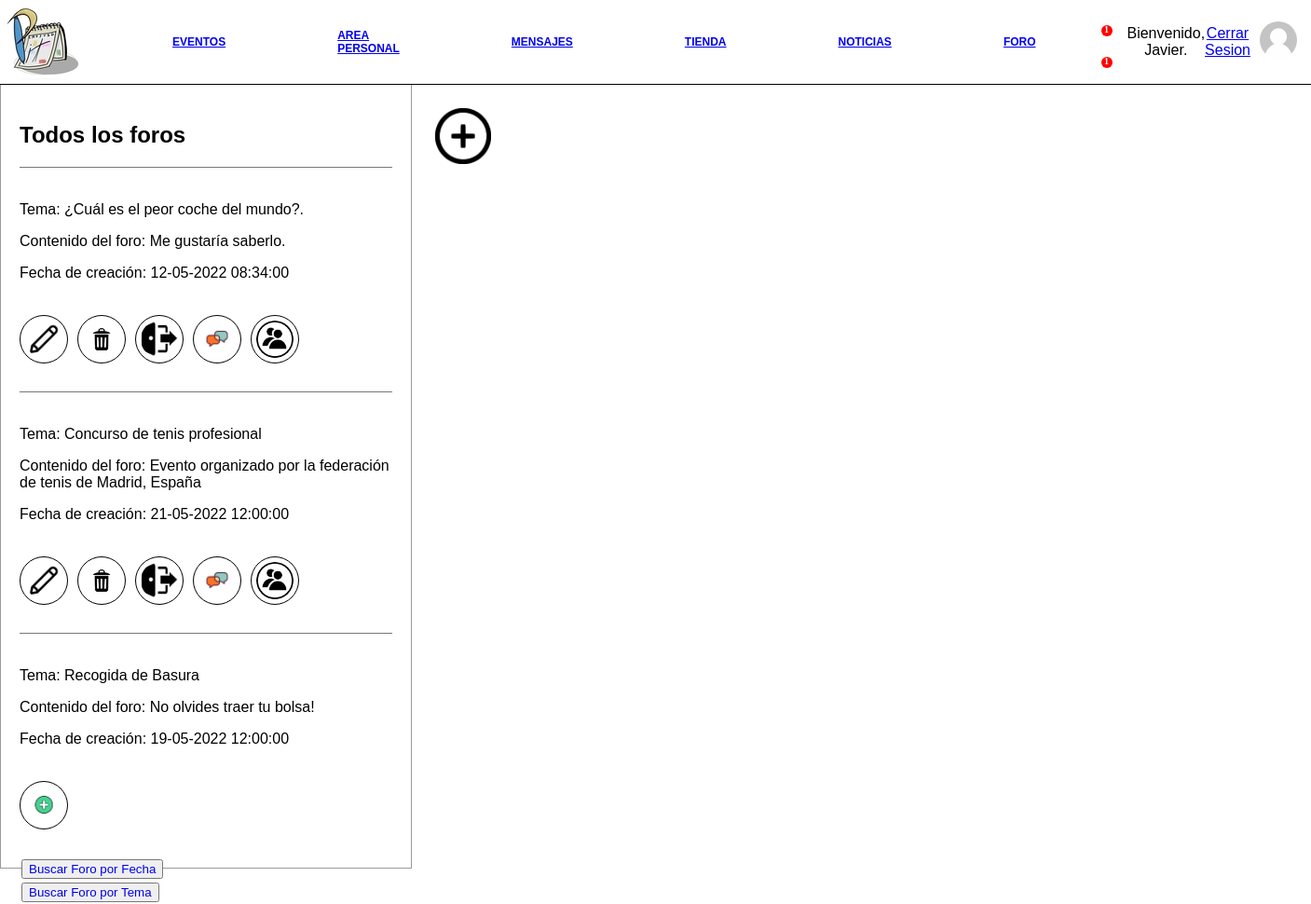
/foros/listarForos.php (signed in), run on the app's committed database.
### tables this page shows
CREATE TABLE `Foro`(
   `idForo` int(11) NOT NULL AUTO_INCREMENT,
   `idUsuario` int(11) NOT NULL,
   `fecha` DATETIME NOT NULL,
   `tema` varchar(100) NOT NULL,
   `contenido` varchar(1000) NOT NULL,
   FOREIGN KEY (`idUsuario`) REFERENCES Usuario(`id`) ON DELETE CASCADE,
   PRIMARY KEY (`idForo`)
);

### includes/clases/Foro/Foro.php (called while the page is built, shortened)
<?php
class Foro {
    private $idUsuario;
    private $fecha;
    private $tema;
    private $contenido;
    public function __construct($idUsuario, $fecha, $tema, $contenido, $idForo = null) {
        $this->fecha = $fecha;
        $this->tema = $tema;
        $this->contenido = $contenido;
        $this->idUsuario = $idUsuario;
    }
    public static function foroUsuario($idUsuario = null){
    $resultado = [];
    $conn = Aplicacion::getInstance()->getConexionBd();
    $sql = "SELECT * FROM Foro ";
    $rs = mysqli_query($conn, $sql) ;
    if ($rs) {
        while ($row = mysqli_fetch_assoc($rs)) {
            $resultado[] = new Foro($row['idUsuario'],$row['fecha'],$row['tema'],$row['contenido'],$row['idForo']);
        }
    }
    return $resultado;
}
    public function getNombre(){
        return $this->idUsuario;
    }
    public function getTema(){
        return $this->tema;
    }
    public function getContenido(){
        return $this->contenido;
    }
    public function getFecha(){
        $timestamp = strtotime($this->fecha);
        return date("d-m-Y h:i:s", $timestamp);
    }
}

### includes/clases/Notificacion/Notificacion.php (called while the page is built, shortened)
<?php
class Notificacion
{
    public static function numNotificaciones($idUsuario){
        $conn = Aplicacion::getInstance()->getConexionBd();
        $query = sprintf("SELECT * FROM Notificacion WHERE idRemitente='%d' AND leida = 0", $idUsuario);
        $rs = $conn->query($query);
        if($rs){
            $numrows = mysqli_num_rows($rs);
            return $numrows;
        }
        return false;
    }
}?>

### includes/clases/Pedido/Pedido.php (called while the page is built, shortened)
<?php
class Pedido
{
    private $idPedido;
    private function __construct ($idUsuario,$idPedido = null,$estado = "pendiente",$precio = null)
    {   $this->idPedido = $idPedido;
    }
    public static function numProductosCarrito($idUsuario){
        $conn = Aplicacion::getInstance()->getConexionBd();
        $query = sprintf("SELECT idPedido FROM Pedido WHERE idUsuario='%d' AND estado = 'pendiente'", $idUsuario);
        $rs = $conn->query($query);
        if($rs){
            $search = $rs->fetch_assoc();
            if($search){
            $result = self::numProductosPedido($search['idPedido']);
            return $result;
            }
        }
        return false;
    }
    private static function numProductosPedido($idPedido){
        $conn = Aplicacion::getInstance()->getConexionBd();
        $query = sprintf("SELECT * FROM ContenidoPedidos WHERE idPedido='%d'", $idPedido);
        $rs = $conn->query($query);
        if($rs){
            $numrows = mysqli_num_rows($rs);
            return $numrows;
        }
        return false;
    }
    public static function pedidoPendiente($idUsuario){
        $conn = Aplicacion::getInstance()->getConexionBd();
        $query = sprintf("SELECT * FROM Pedido WHERE (idUsuario ='%d') AND (estado = '%s')", $idUsuario, "pendiente");
        $result = mysqli_query($conn, $query);
        if (mysqli_num_rows($result) > 0) {
            $fila = mysqli_fetch_assoc($result);
            $pedido = new Pedido($fila['idUsuario'],$fila['idPedido'],$fila['estado'],$fila['precio']);
            return $pedido;
        }
        return false;
    }
    public function getId()
    {
         return $this->idPedido;
    }
}
?>

### includes/clases/Imagen.php (called while the page is built, shortened)
<?php
class Imagen
{
    public static function buscarImagen($idUsuario) {
        $conn = Aplicacion::getInstance()->getConexionBd();
        $query = "SELECT * FROM images WHERE idUsuario=".$idUsuario;
        $result = mysqli_query($conn, $query);
        $imageURL = '';
        if(mysqli_num_rows($result) > 0) {
            while($row = $result->fetch_assoc()){
                if($row["idEvento"] === NULL && $row["idProducto"] === NULL && $row["idNoticia"] === NULL){
                     $imageURL = 'uploads/'.$row["nombre"];
                }
            }
            return $imageURL;
        }
        else {
            return false;
        }
    }
}
?>

### includes/clases/Participantes.php (called while the page is built, shortened)
<?php
class Participantes
{
        public static function estaParticipandoEnForo($idForo,$idUsuario)
        {
            $conn = Aplicacion::getInstance()->getConexionBd();
            $query = sprintf("SELECT * FROM Participantes WHERE (idUsuario ='%d') AND (idForo='%d')", $idUsuario, $idForo);
            $result = mysqli_query($conn, $query);
            if (mysqli_num_rows($result) > 0) {
                return true;
            }
            return false;
        }
}
?>

### includes/clases/Usuario/Usuario.php (called while the page is built, shortened)
<?php
class Usuario
{
   public static function buscaPorId($idUsuario)
    {
        $conn = Aplicacion::getInstance()->getConexionBd();
        $query = sprintf("SELECT * FROM Usuario WHERE id=%d", $idUsuario);
        $result = mysqli_query($conn, $query);
        if(!$result){
            return false;
        }
        else if (mysqli_num_rows($result) > 0) {
            $fila = mysqli_fetch_assoc($result);
            $user = new Usuario($fila['nombreUsuario'], $fila['password'], $fila['nombre'], $fila['apellido'], $fila['correo'], $fila['telefono'], $fila['id']);
            return $user;
        } else {
            error_log("Error BD ({$conn->errno}): {$conn->error}");
        }
        return false;
    }
}

### includes/vistas/helpers/foro.php (the view, shortened to what this page needs)
<?php
function listaForos($idUsuario = null){
	$html = '';
	if(isset($_SESSION['id'])){
		$id = $_SESSION['id'];
	$foro = Foro::foroUsuario($idUsuario);
	$html = '';
	if($foro){
	foreach($foro as $foro) {
		$html .= '<div class="listaForo">';
		$html .= visualizaForo($foro);
		$html .= '<div class = "box">';
		if ($foro->getNombre() == $_SESSION['id']) {
			$html .= botonEditaForo($foro);
			$html .= botonEliminaForo($foro);
		}
		if (!Participantes::estaParticipandoEnForo($foro->getId(), $id)) {
			$html .= botonParticipar($foro);
		}
		else {
			$usuario = Usuario::buscaPorId($id);
			$html .= botonSalir($foro, $usuario);
			$html .= botonEntrarEnForo($foro);
			$html .= botonParticipantes($foro);
		}
		$html .= '</div></div>';
	}
	$html .= botonBuscarPorFecha();
	$html .= botonBuscarPorTema();
	}
	else{
		$html .= sinForos();
	}
}
	return $html;
}
function visualizaForo($foro){
	$html = '';
	$html .= <<<EOS
	<p>Tema: {$foro->getTema()}</p>
	<p>Contenido del foro: {$foro->getContenido()}</p>
	<p>Fecha de creación: {$foro->getFecha()}</p>
	EOS;
	return $html;
}
function botonParticipantes($foro){
    return <<<EOS
    <form action="participantesForo.php"method="post">
    <input  type="hidden" name="idForo" value = "{$foro->getId()}">
    <input class = "bevento" type= "image" src="../img/participantes.png">
    </form>
    EOS;
}
function botonSalir($foro, $usuario){
    return<<<EOS
    <form action="eliminarParticipanteForo.php"method="post">
    <input  type="hidden" name="idForo" value = "{$foro->getId()}">
    <input  type="hidden" name="idUsuario" value = "{$usuario->getId()}">
    <input class = "bevento" type= "image" src="../img/exit.png">
    </form>
    EOS;
}
function botonEliminaForo($foro){
	return <<<EOS
	<form action="eliminarForo.php" method="post" enctype="multipart/form-data">
	<input type="hidden" name="idForo" value="{$foro->getId()}">
	<input class = "bevento" type= "image" src="../img/delete.png">
	</form>
	EOS;
}
function botonParticipar($foro){
    return <<<EOS
	<form action="participarForo.php" method="post" enctype="multipart/form-data">
	<input type="hidden" name="idForo" value="{$foro->getId()}">
	<input class = "bevento" type= "image" src="../img/join.png">
	</form>
	EOS;
}
function botonEntrarEnForo($foro){
	return <<<EOS
	<form action="mensajesForo.php" method="get" enctype="multipart/form-data">
	<input type="hidden" name="idForo" value="{$foro->getId()}">
	<input class = "bevento" type= "image" src="../img/foro.png">
	</form>
	EOS;
}
function botonBuscarPorFecha()
{
	return <<<EOS
	<div><button><a class="boton" href="mostrarForoFecha.php">Buscar Foro por Fecha </a></button></div>
	EOS;
}
function botonBuscarPorTema()
{
	return <<<EOS
	<div><button><a class="boton" href="mostrarForoTema.php">Buscar Foro por Tema </a></button></div>
	EOS;
}
function botonEditaForo($foro){
	return<<<EOS
    <form action="modificarForo.php"method="post">
    <input  type="hidden" name="idForo" value = "{$foro->getId()}">
    <input class = "bevento" type= "image" src="../img/edit.png">
    </form>
    EOS;
}

### foros/listarForos.php (shortened to what this page needs)
<?php
    require_once __DIR__.'/../includes/vistas/helpers/foro.php';
    $contenidoPrincipal = '';
    $contenidoForo = '';
    $contenidoPrincipal .= <<<EOS
    <h2> Todos los foros </h2>
    EOS;
    $contenidoPrincipal .= listaForos();
    if(isset($_SESSION['id'])){
        $contenidoForo = <<<EOS
        <div>
            <button id="agregar" onclick="location.href='CrearForo.php'" type="button"><img class = "botonMas" src= ../img/mas.png></button>
        </div>
        EOS;
    }
    else {
        $contenidoForo = '<p> Inicia sesion para crear un foro </p>';
    }
    require_once __DIR__.'/../includes/vistas/plantillas/plantillaForo.php';
?>

### includes/vistas/plantillas/plantillaForo.php (shortened to what this page needs)
<!DOCTYPE html>
<html lang="es">
<head>
    <link rel="stylesheet" type="text/css" href="../css/estilo.css" />
    <link rel="stylesheet" type="text/css" href="../css/all.min.css" />
</head>
<body>
    <div id="contenedor">
    <?php
    require_once __DIR__.'/../comun/cabeceraForo.php'
    ?>
    <main>
        <article class="lista">
            <?= $contenidoPrincipal ?>
        </article>
	    <article class ="Foro">
            <?= $contenidoForo ?>
        </article>
	</main>
    </div>
</body>
</html>

### includes/vistas/comun/cabeceraForo.php (shortened to what this page needs)
<?php
    function mostrarSaludo() {
        $html = '';
        if (isset($_SESSION["login"])) {
            $img = Imagen::buscarImagen($_SESSION['id']);
            $html .= "Bienvenido, {$_SESSION['nombre']}. <a href = '../logout.php'>Cerrar Sesion</a>";
            if (!$img) {
                $html .= '<a class ="enlaceRapidoAP" href = "../personal/areapersonal.php"><img class = "imagen" src="../img/sinImagenPerfil.jpg"></a>';
            }
            else {
                $html .= "<a class ='enlaceRapidoAP' href = '../personal/areapersonal.php' ><img class = 'imagen' src='../{$img}'></a>";
            }
            return $html;
        }
        else {
            return "Usuario desconocido. <a href='../login.php'>Iniciar sesion </a> o <a href='../registro.php'> Registrarse</a>";
        }
        return $html;
    }
    function compruebaObjetosCarrito(){
        $id = '';
        if (isset($_SESSION["login"])) {
        if(isset($_SESSION['id'])){
            $id = $_SESSION['id'];
        }
        $productos = Pedido::numProductosCarrito($id);
        $pedido = Pedido::pedidoPendiente($id);
        if( $productos > 0){
            $idPedido = $pedido->getId();
            return "<a href = '../tienda/verPedido.php?Ver+Pedido=Ver+Pedido&idPedido={$idPedido}'><i class='fa-solid fa-cart-shopping'><span class ='dot'><sup>{$productos}</sup></span></i></a>";
        }
        else {
            return '<a href = "../tienda/misCompras.php?Mis+Compras=Mis+Compras"><i class="fa-solid fa-cart-shopping"></i></a>';
        }
    }
    }
    function compruebaNumNotificaciones(){
        $id = '';
        if (isset($_SESSION["login"])) {
        if(isset($_SESSION['id'])){
            $id = $_SESSION['id'];
        }
        $numNotificaciones =  Notificacion::numNotificaciones($id);
        if( $numNotificaciones > 0){
            return '<a href = "../notificaciones/listarNotificaciones.php"><i class="fa-solid fa-bell"><span class = "dot"><sup>'.$numNotificaciones.'</sup></span></i></a>';
        }
        else {
            return '<a href = "../notificaciones/listarNotificaciones.php"><i class="fa-solid fa-bell"></i></a>';
        }
    }
    }
?>
<header>
    <button id ="logo" onclick="location.href='../index.php'" type="button"><img src= ../img/logo.jpeg></button>
    <ul class="menu">
        <li><a href="../eventos/listarEventos.php">Eventos</a></li>
        <li><a href="../personal/areapersonal.php">Area personal</a></li>
        <li><a href="../mensajes/listar.php">Mensajes</a></li>
        <li><a href="../tienda/listaProductos.php">Tienda</a></li>
		<li><a href="../noticias/listarNoticias.php">Noticias</a></li>
        <li><a href="../foros/listarForos.php">Foro</a></li>
    </ul>
    <div class ="bienvenido">
        <div class = "noti">
            <?= compruebaNumNotificaciones()?>
            <?= compruebaObjetosCarrito()?>
        </div>
        <div class = "cabecera">
            <?= mostrarSaludo() ?>
        </div>
    </div>
</header>

### css/estilo.css (style rules this page uses)
body { background-color: #ffffff; font-family: "Poppins", sans-serif; margin: 0; }
sup { color: rgb(255, 255, 255); text-align: center; font-size: 10px; }
span.dot { text-align: center; height: 12px; width: 12px; background-color: rgb(255, 0, 0); border-radius: 50%; display: inline-block; }
article.Foro { padding: 20px; float: left; width: 65%; }
img.imagen { background: #ffffff; padding: 10px; width: 40px; height: 40px; border-radius:150px; }
header { display: flex; padding: 5px; justify-content: space-between; align-items: center ; background: #ffffff; height: 80px; border-bottom: solid #000000; border-width: 1px; }
div.cabecera { width: auto; display: flex; flex-direction: row; float: right; align-items: center; text-align: center; }
input.bevento { float: left; background: #ffffff; border-radius: 50%; border: solid #000000; border-width: 1px; padding: 5px; margin: 10px; margin-top: 20px; margin-left: 0; width: 40px; height: 40px; display: flex; justify-content: center; align-items: center; flex-direction: column; cursor: pointer; object-fit:scale-down; }
div.listaForo { border:#777777; border-top: solid #777777; border-width: 1px; padding-bottom: 20px; padding-top: 20px; }
img.botonMas { width: 60px; height: 60px; }
div.noti { margin: 10px; }
div.bienvenido { display: flex; flex-direction: row; align-items: center; }
div.box { display: flex; flex-direction: row; align-items: center; }
article.lista { height: 100vh; width: 400px; float: left; padding: 20px; border: solid #9a9a9a; border-top: #ffffff; border-width: 1px; }
input { display: block; height: 40px; width: 100%; border-radius: 3px; margin-top: 8px; font-size: 14px; font-weight: 300; }
::placeholder { color: #8d8d8d; }
a.boton { text-decoration: none; }
.menu { display: flex; list-style: none; height: 100%; }
.menu li { margin: 0 10px; text-transform: uppercase; font-weight: bold; display: flex; align-items: center; padding: 20px 15px; }
.menu li a { margin: 0 10px; text-transform: uppercase; font-weight: bold; font-size: 0.75em; display: flex; align-items: center; padding: 20px 25px; }
button { margin:2px; }
button#agregar { position: relative; background: #ffffff; border: none; padding: 15px; margin: 10px; width: 50px; height: 50px; font-size: 18px; display: flex; justify-content: center; align-items: center; flex-direction: column; cursor: pointer; transition: all 0.2s cubic-bezier(0.68, -0.55, 0.265, 1.55); }
button#logo { position: relative; background: #ffffff; padding: 15px; margin: 15px; width: 50px; height: 50px; font-size: 18px; display: flex; justify-content: center; align-items: center; flex-direction: column; box-shadow: 0 10px 10px rgba(0, 0, 0, 0.1); cursor: pointer; transition: all 0.2s cubic-bezier(0.68, -0.55, 0.265, 1.55); }

### data on the page
foro: tema "¿Cuál es el peor coche del mundo?.", contenido "Me gustaría saberlo.", fecha "12-05-2022 08:34:00"
foro: tema "Concurso de tenis profesional", contenido "Evento organizado por la federación de tenis de Madrid, España", fecha "21-05-2022 12:00:00"
foro: tema "Recogida de Basura", contenido "No olvides traer tu bolsa!", fecha "19-05-2022 12:00:00"

### other printed values
$numNotificaciones "1"
$productos "1"
$_SESSION['nombre'] "Javier"
